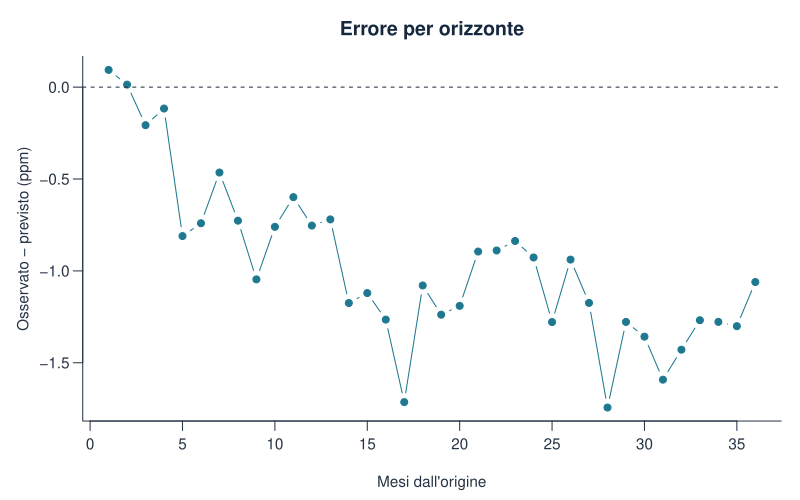

R code for this plot:
stile_grafico()
plot(p$h,p$errore,type="b",pch=19,col=palette_geo[1],xlab="Mesi dall'origine",
     ylab="Osservato - previsto (ppm)",main="Errore per orizzonte")
abline(h=0,lty=2)
write.csv(p,percorso_risultati("errori_intervalli_per_orizzonte.csv"),row.names=FALSE)
